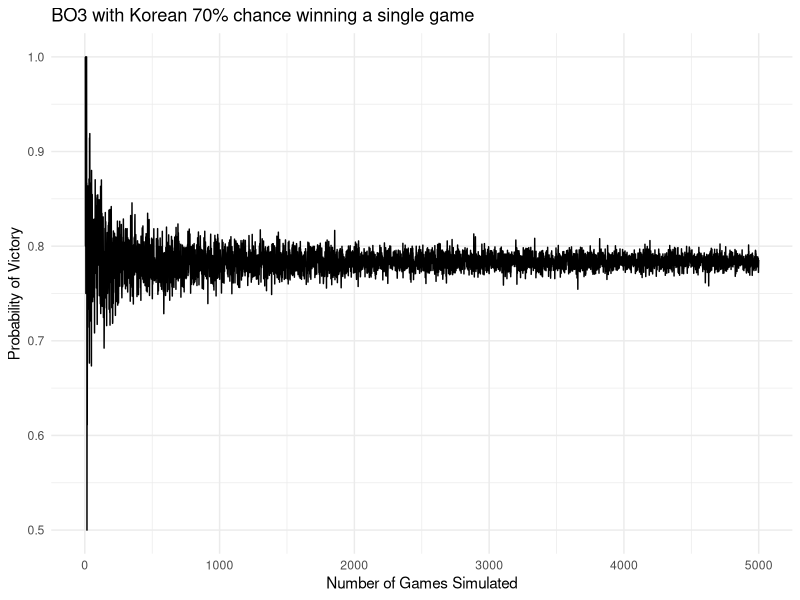
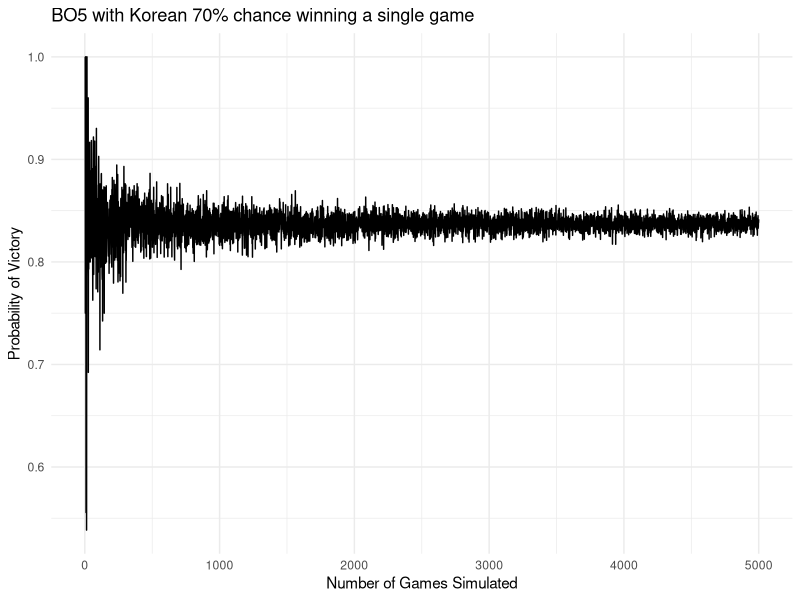

Here is the R script that generated these plots, in order: (Note: a time limit stopped this script after it produced the figures.)
## ---- chunk 1
if(!require(ggplot2)) 
    install.packages("ggplot2")
    require("ggplot2")

if(!require(ggthemes)) 
    install.packages("ggthemes")
    require("ggthemes")
## ---- chunk 2
#Simulation Approach

##### Define the funciont to simulate a series of game
game_sim <- function (num_of_games, team_win_rate, best_of){
    #for example, you have to win 3 games to win a bo5
    win_point <- (best_of + 1) / 2 
    probability <- rep(0, num_of_games)
    index <- seq(1,5000)
    for (i in 1:num_of_games){
        
        num_victory <- 0
        
        for (j in 1:i){
        
            result <- sum(rbinom(best_of, 1, team_win_rate))
            # if the team wins more than 3 games, then we record it as a 
            # victory of the bo5 series
            if (result >= win_point){
                num_victory = num_victory + 1
            }
            
             probability[i] <- num_victory / i
        }
    }
    df <- data.frame(index,  probability)
    return(df)
}
## ---- chunk 3
# A simulation of a bo3 with winning probability of 70%
bo3_sim <- game_sim(5000, 0.7, 3)
bo3_plot <- ggplot(data = bo3_sim, aes(x = index, y = probability)) +
     geom_line() +
        labs(title="BO3 with Korean 70% chance winning a single game",
            y ="Probability of Victory", x = "Number of Games Simulated") +
        theme_minimal()

bo3_plot
## ---- chunk 4
# A simulation of a bo5 with winning probability of 70%
bo5_sim <- game_sim(5000, 0.7, 5)
bo5_plot <- ggplot(data = bo5_sim, aes(x = index, y = probability)) +
     geom_line() +
        labs(title="BO5 with Korean 70% chance winning a single game",
            y ="Probability of Victory", x = "Number of Games Simulated") +
        theme_minimal()

bo5_plot
## ---- chunk 5
bo3_vic_prob_1 <- 1 - (choose(3,0) * 0.7^0 * 0.3^3 + choose(3,1) * 0.7^1 * 0.3^2)
bo5_vic_prob_1 <- 1 - (choose(5,0) * 0.7^0 * 0.3^5 + choose(5,1) * 0.7^1 * 0.3^4 + choose(5,2) * 0.7^2 * 0.3^3)
bo3_vic_prob_1
bo5_vic_prob_1
## ---- chunk 6
# A simulation of a bo3 with winning probability of 55%
bo3_sim_2 <- game_sim(5000, 0.55, 3)
bo3_plot_2 <- ggplot(data = bo3_sim_2, aes(x = index, y = probability)) +
     geom_line() +
        labs(title="BO3 with Korean 55% chance winning a single game",
            y ="Probability of Victory", x = "Number of Games Simulated") +
        theme_minimal()

bo3_plot_2
## ---- chunk 7
# A simulation of a bo5 with winning probability of 55%
bo5_sim_2 <- game_sim(5000, 0.55, 5)
bo5_plot_2 <- ggplot(data = bo5_sim_2, aes(x = index, y = probability)) +
     geom_line() +
        labs(title="BO5 with Korean 55% chance winning a single game",
            y ="Probability of Victory", x = "Number of Games Simulated") +
        theme_minimal()

bo5_plot_2
## ---- chunk 8
bo3_vic_prob_2 <- 1 - (choose(3,0) * 0.55^0 * 0.45^3 + choose(3,1) * 0.55^1 * 0.45^2)
bo5_vic_prob_2 <- 1 - (choose(5,0) * 0.55^0 * 0.45^5 + choose(5,1) * 0.55^1 * 0.45^4 + choose(5,2) * 0.55^2 * 0.45^3)
bo3_vic_prob_2 
bo5_vic_prob_2
